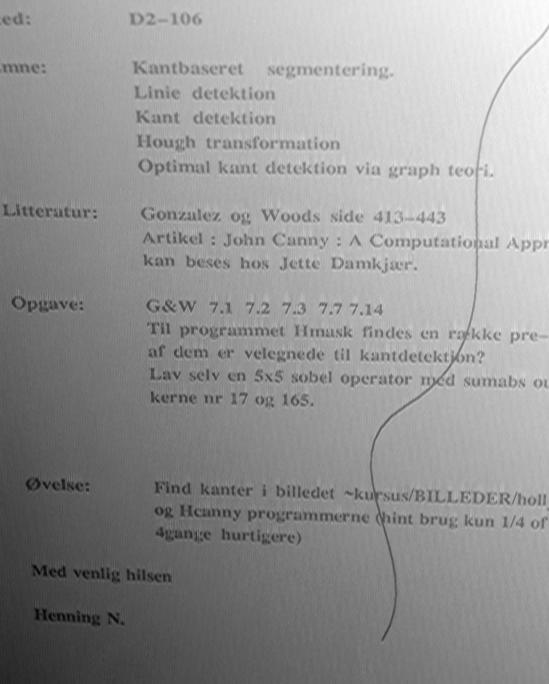
%> input picture inclass/papir.jpg, 549 x 684 px
$ octave papir2.m   (GNU Octave 9; MATLAB toolbox functions it lacks are replaced by stand-ins)
%> lines starting %> are read from the running program, lines starting %| are printed output that depends on the picture; in (x1, y1, x2, y2) boxes, pixels count from 0 and x2, y2 are one past the last pixel; in counts of white or black regions, pixels touching at a corner belong together; the program's own positions count from 1
project_root_dir = strcat(getenv('HOME'), '/comp510project');
inclass_image_root_dir = strcat(project_root_dir, '/inclass');
extras_image_root_dir = strcat(project_root_dir, '/extras');
output_image_root_dir = strcat(project_root_dir, '/output/');
I = imread(strcat(inclass_image_root_dir,'/papir.jpg'));
%> I is the input picture: size 684x549 uint8; min 0, max 255, mean 148.7


R= edge(I,'Roberts');
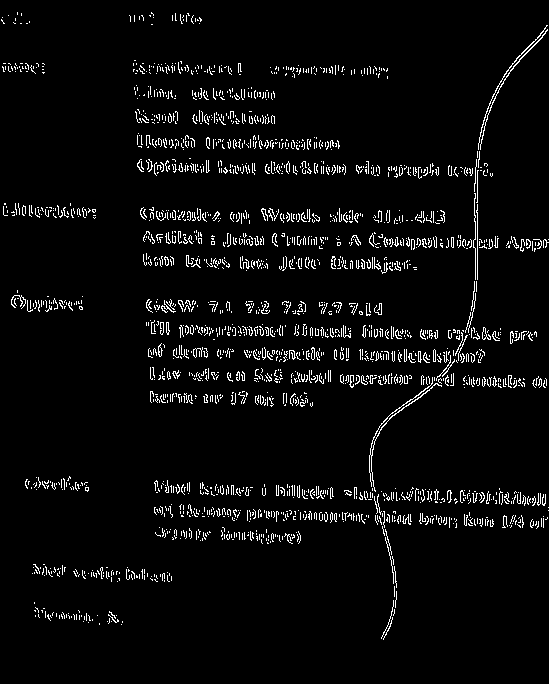
%> R: size 684x549 logical; 4.3% white in thin lines or dots
fullFileName = fullfile(output_image_root_dir, 'papir_2.jpg');
imwrite(R, fullFileName);

BW2 = bwareaopen(R, 40);
%> BW2: size 684x549 logical; 0.31% white in thin lines or dots, all inside (x1, y1, x2, y2) = (11, 25, 548, 639)
fullFileName = fullfile(output_image_root_dir, 'papir_3.jpg');
imwrite(BW2, fullFileName);

se= strel('line',16,120);
BW2=imclose(BW2,se);
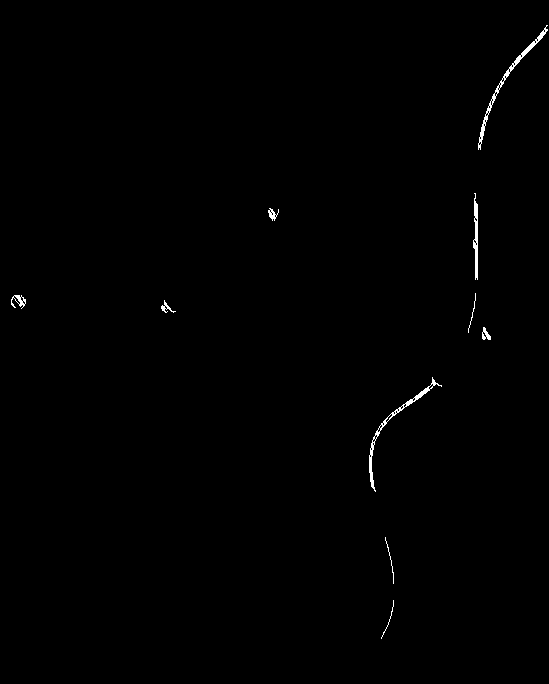
%> BW2: size 684x549 logical; 0.43% white in thin lines or dots, all inside (x1, y1, x2, y2) = (11, 25, 548, 639)
fullFileName = fullfile(output_image_root_dir, 'papir_4.jpg');
imwrite(BW2, fullFileName);

se = strel('line',11,90);
m = imdilate(BW2,se);
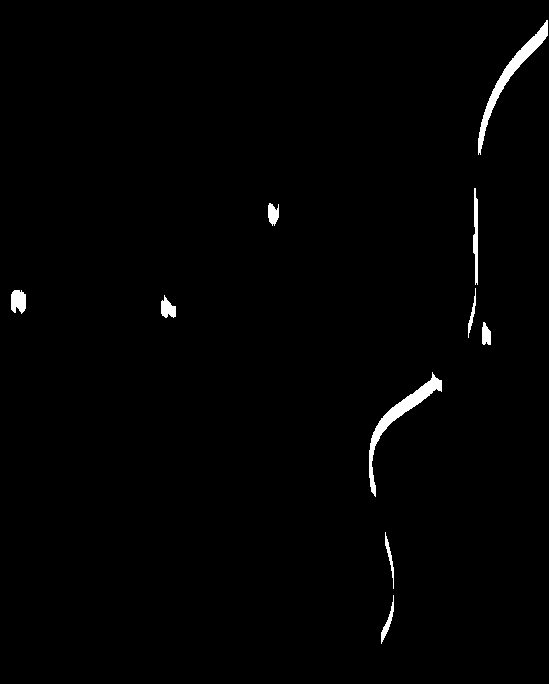
%> m: size 684x549 logical; 1.1% white; 10 white regions, largest, box (x1, y1, x2, y2) and area: (369, 372, 442, 497) 1273, (478, 20, 548, 155) 1245, (473, 188, 478, 285) 345
fullFileName = fullfile(output_image_root_dir, 'papir_dilate.jpg');
imwrite(m, fullFileName);


T = adaptthresh(I,0.45,'ForegroundPolarity','dark');
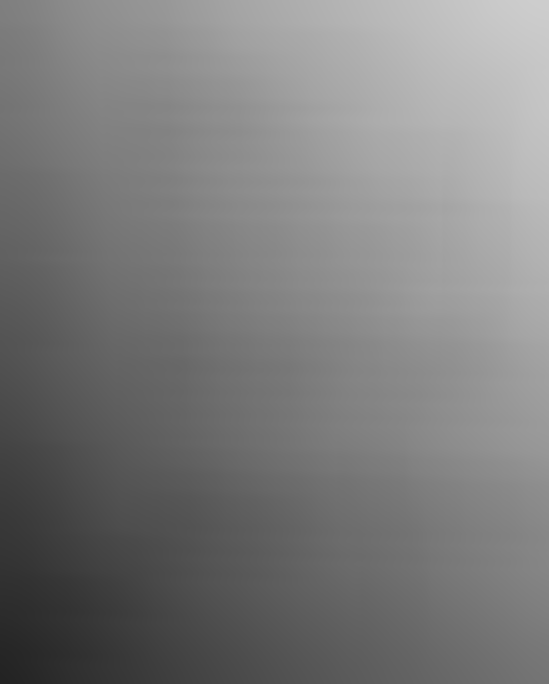
%> T: size 684x549 double; min 0.137, max 0.808, mean 0.487

c = imbinarize(I,T);
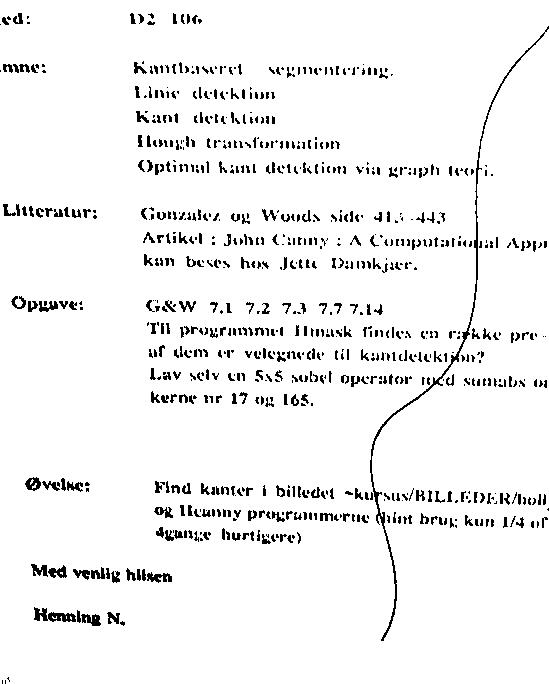
%> c: size 684x549 logical; 94.9% white; black in thin lines or dots


Z=c+m;
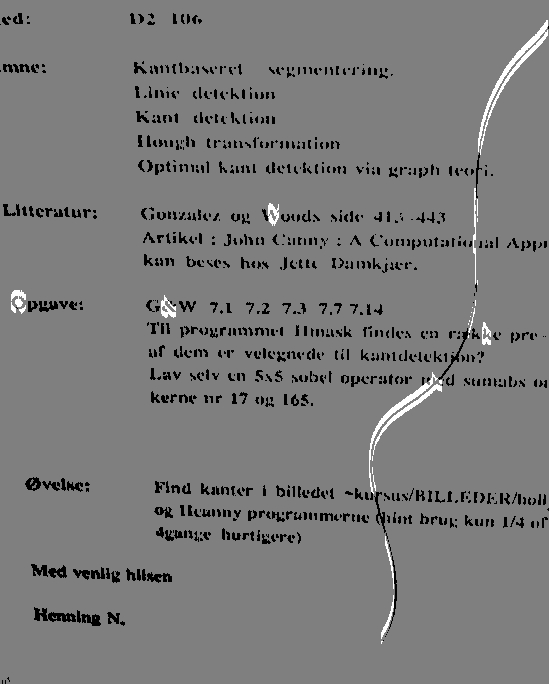
%> Z: size 684x549 double; min 0, max 2, mean 0.96; drawn with min black and max white
fullFileName = fullfile(output_image_root_dir, 'papir_5.jpg');
imwrite(Z, fullFileName);
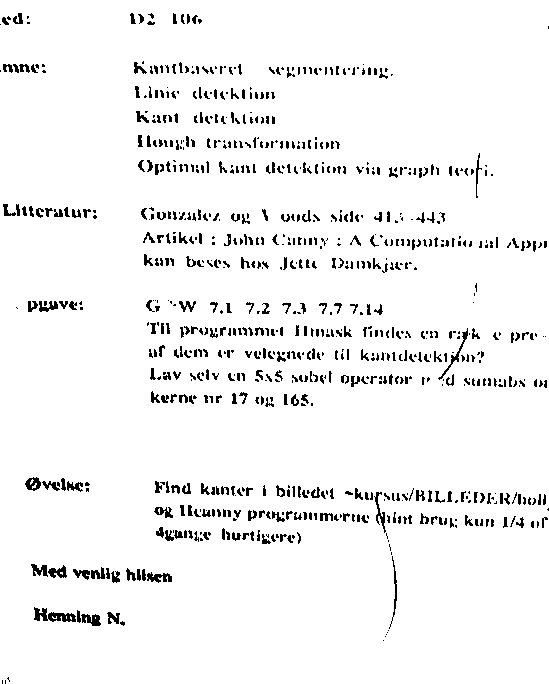
%> saved as papir_5.jpg: size 684x549 uint8; 95.2% white; black in thin lines or dots


% [10 lines of commented-out code are left out]
